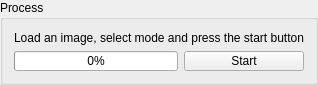
               <widget class="QGroupBox" name="process_groupBox">
                <property name="minimumSize">
                 <size>
                  <width>0</width>
                  <height>85</height>
                 </size>
                </property>
                <property name="maximumSize">
                 <size>
                  <width>16777215</width>
                  <height>85</height>
                 </size>
                </property>
                <property name="title">
                 <string>Process</string>
                </property>
                <layout class="QVBoxLayout" name="verticalLayout_8">
                 <item>
                  <layout class="QVBoxLayout" name="verticalLayout_4">
                   <item>
                    <widget class="QLabel" name="process_label">
                     <property name="text">
                      <string>Load an image, select mode and press the start button</string>
                     </property>
                    </widget>
                   </item>
                   <item>
                    <layout class="QHBoxLayout" name="horizontalLayout_7">
                     <item>
                      <widget class="QProgressBar" name="progressBar">
                       <property name="value">
                        <number>0</number>
                       </property>
                      </widget>
                     </item>
                     <item>
                      <widget class="QPushButton" name="sendToServer_button">
                       <property name="minimumSize">
                        <size>
                         <width>120</width>
                         <height>0</height>
                        </size>
                       </property>
                       <property name="maximumSize">
                        <size>
                         <width>120</width>
                         <height>16777215</height>
                        </size>
                       </property>
                       <property name="text">
                        <string>Start</string>
                       </property>
                      </widget>
                     </item>
                    </layout>
                   </item>
                  </layout>
                 </item>
                </layout>
               </widget>
